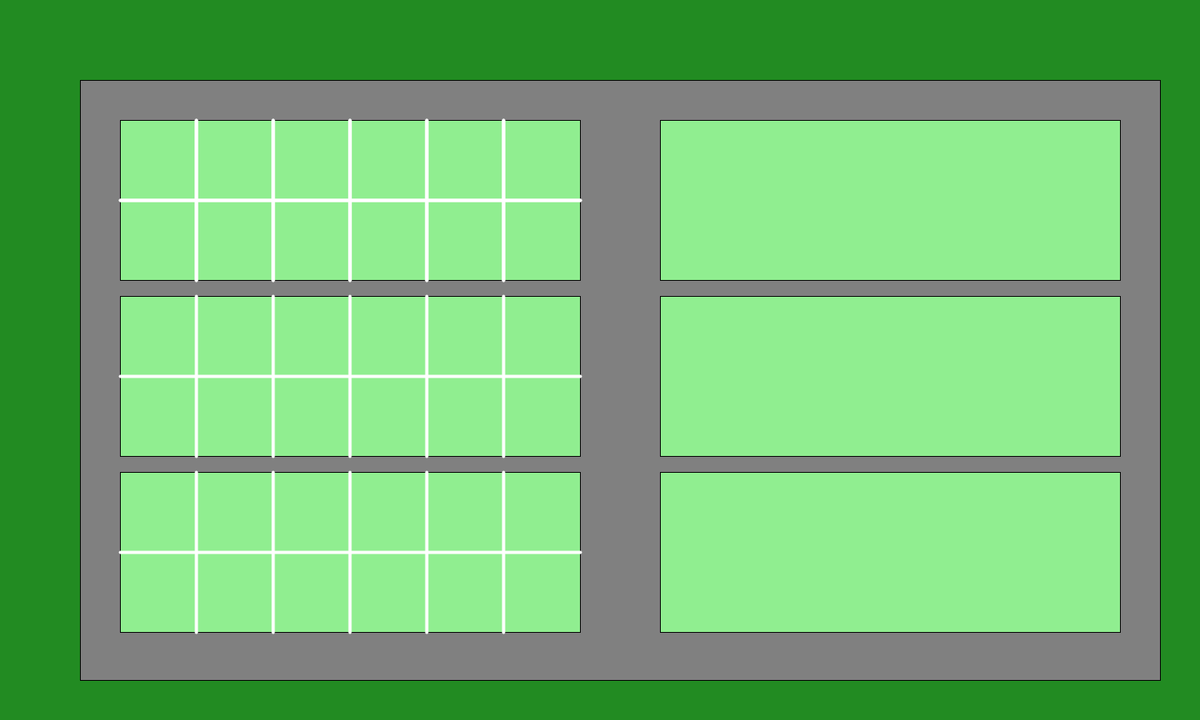
Frame 1 (no input)
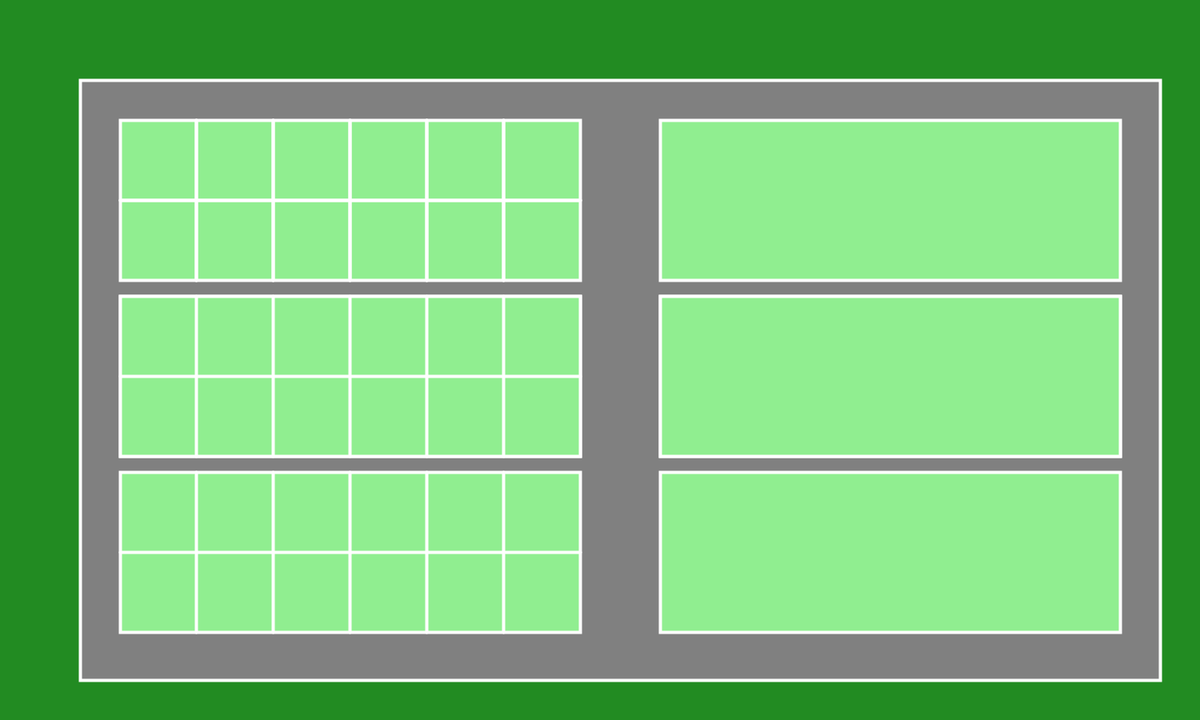
Frame 60 (the mouse pressed at the canvas centre just before this capture)
Frame 120 (the mouse held since frame 60 and released just before this capture): identical to frame 60, image omitted

The Processing sketch that drew these frames (run headless with seeded random() and noise(); from frame 60 on, the mouse is pressed at the canvas centre):

// Processing sketch: sketch_201017a
// ── sketch_201017a.pde
void setup()
{
  size(1500, 900);
  
}

void draw()
{
  background(34,139,34);
  fill(128,128,128);
  rect(100, 100,1350, 750);//big recta
  fill(144,238,144);
  rect(150, 150, 575, 200);//mini 1
  rect(150, 370, 575, 200);//mini 2
  rect(150, 370, 575, 200);//mini 3
  rect(150, 590, 575, 200);//mini 4
  rect(825,150, 575, 200);//mini 5
  rect(825, 370, 575, 200);//mini 6
  rect(825, 370, 575, 200);
  rect(825, 590, 575, 200);
  stroke(255);
  strokeWeight(4);
  line(245,150, 245, 350); 
  line(341,150, 341, 350);
  line(437,150, 437, 350);
  line(533,150, 533, 350);
  line(629,150, 629, 350);
  line(150, 250, 725, 250);//
  line(245,370, 245, 570);
  line(341,370, 341, 570);
  line(437,370, 437, 570);
  line(533,370, 533, 570);
  line(629,370, 629, 570);
  line(150, 470,725,470);//
  line(245,590, 245, 790);
  line(341,590, 341, 790);
  line(437,590, 437, 790);
  line(533,590, 533, 790);
  line(629,590, 629, 790);
  line(150, 690,725,690);//
  line(245,150, 245, 350); 
  line(341,150, 341, 350);
  line(437,150, 437, 350);
  line(533,150, 533, 350);
  line(629,150, 629, 350);
  line(150, 250, 725, 250);//
}
// ── Date.pde
class Date{
  String day;
  int hours;
  int minutes;
  
  Date (String a, int b, int c){
    day = a;
    hours = b;
    minutes = c;
  }
}

// ── ParkingLot.pde
class ParkingLot {
  ParkingLot(){
    
  }
}

// ── ParkingStall.pde
class ParkingStall{
  Date dateFilled;
  boolean hasCar;
  ParkingStall(boolean hasCar, Date dateFilled){
    this.dateFilled = dateFilled;
    this.hasCar = hasCar;
  }
}

// ── ParkingStallSection.pde
class ParkingStallSection{
  int [][] stalls;
  
  ParkingStallSection(int [][] stalls){
    this.stalls = stalls;
  }
}
